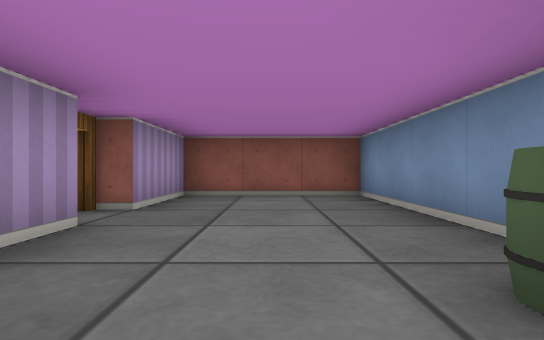
View 1 (above)

13 first-person views from a walk through a cub3D ray-caster map. The camera is about half as high as the walls, looks level and sees 80° across. The floor is counted in squares. Each view is taken from the middle of a square. On the plan, view 1 faces up. The plan holds only what a view shows up to about 9 squares ahead; the rest is blank.

View 2
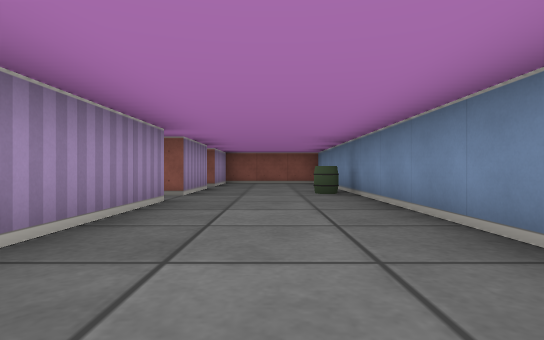

View 3
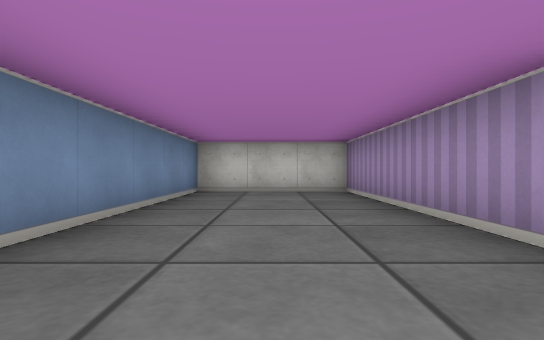

View 4
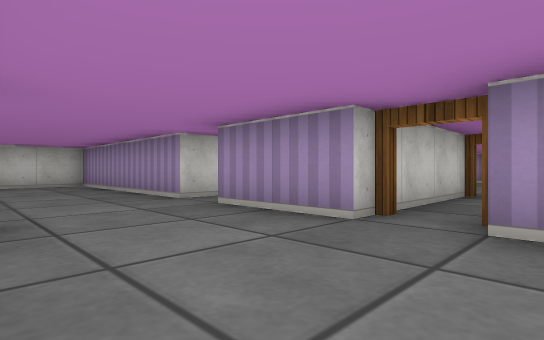

View 5
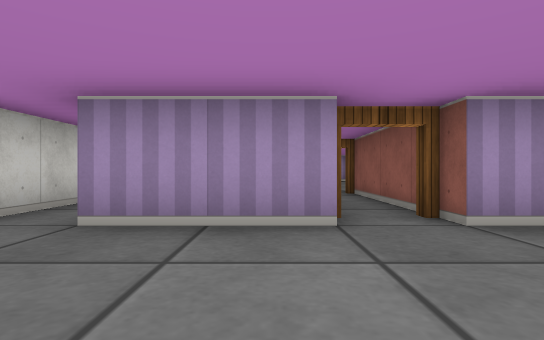

View 6
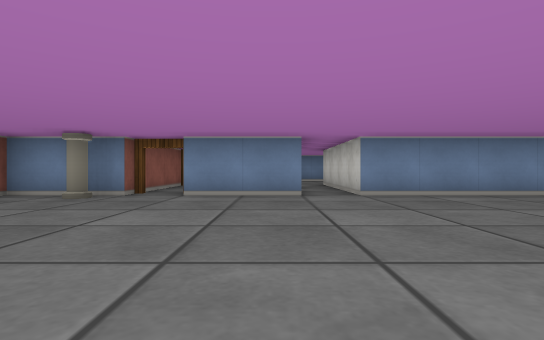

View 7
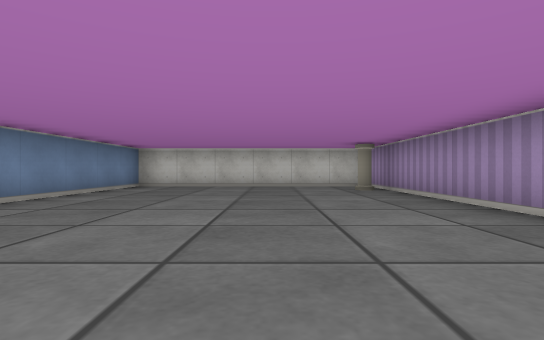

View 8
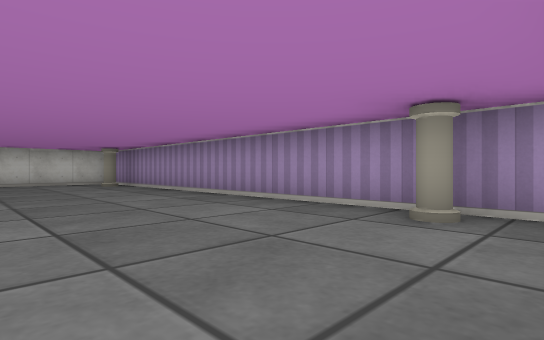

View 9
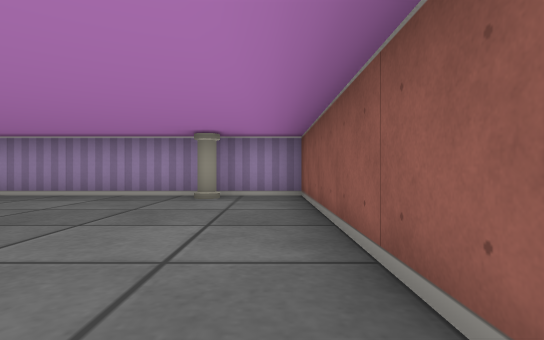

View 10
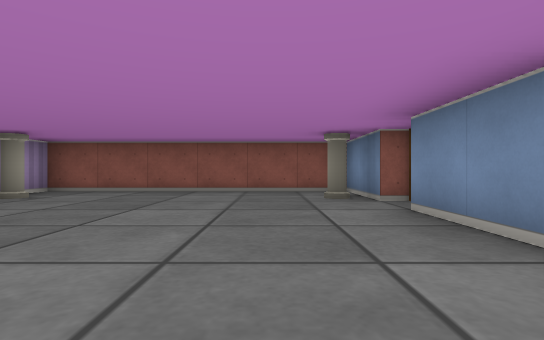

View 11
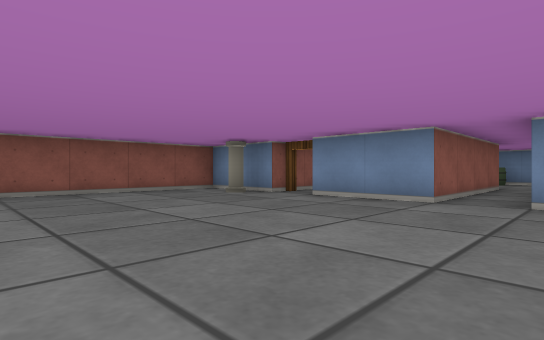

View 12
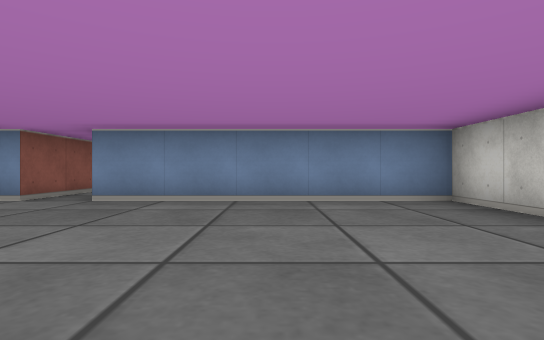

View 13
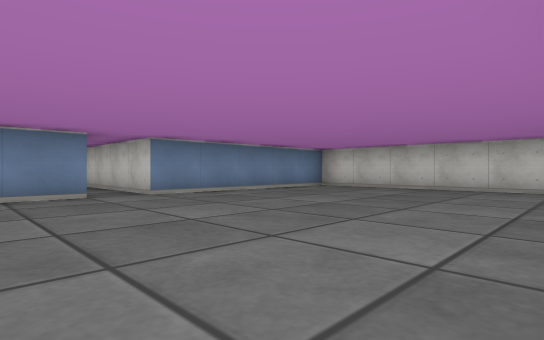

### Floor plan
Points are (right, up) in squares from view 1. A wall is a line through its corners. A room is listed if a view was taken in it or the views show most of it. See-through windows are left out.
Room 1 (views 1, 2, 3, 4, 5)
walls: (-1.5, -0.5) (-1.5, -5.5) (1.5, -5.5) (1.5, 5.5) (-1.5, 5.5) (-1.5, 3.5); (-1.5, 2.5) (-1.5, 0.5)
ways out: opening at (-2, 0) to room 2; open door at (-2, 3) to room 3
objects: barrel (1, 1)
Room 2 (views 6, 7, 8, 9, 10, 11, 12, 13)
walls: (-5.5, 3.5) (-5.5, 5.5) (-11.5, 5.5) (-11.5, -5.1); (-11.2, -5.5) (-5.5, -5.5) (-5.5, -0.5) (-1.5, -0.5); (-1.5, 0.5) (-5.5, 0.5) (-5.5, 2.5)
ways out: opening at (-2, 0) to room 1; open door at (-5, 3) to room 3
objects: pillar (-11, -4); pillar (-11, 4); pillar (-6, 4)
Room 3 (no view inside)
walls: (-5.1, 2.5) (-1.5, 2.5); (-1.5, 3.5) (-5.5, 3.5)
ways out: open door at (-2, 3) to room 1; open door at (-5, 3) to room 2

Where each view was taken, in squares from view 1:
view 1: 0 up, 0 right, facing up
view 2: 5 down, 0 right, facing up
view 3: 1 up, 0 right, facing down
view 4: 4 up, 1 right, facing down-left
view 5: 2 up, 1 right, facing left
view 6: 1 up, 11 left, facing right
view 7: 3 up, 9 left, facing down
view 8: 5 up, 8 left, facing down-left
view 9: 5 up, 6 left, facing left
view 10: 1 down, 7 left, facing up
view 11: 1 down, 10 left, facing up-right
view 12: 3 down, 10 left, facing right
view 13: 2 up, 11 left, facing down-right
